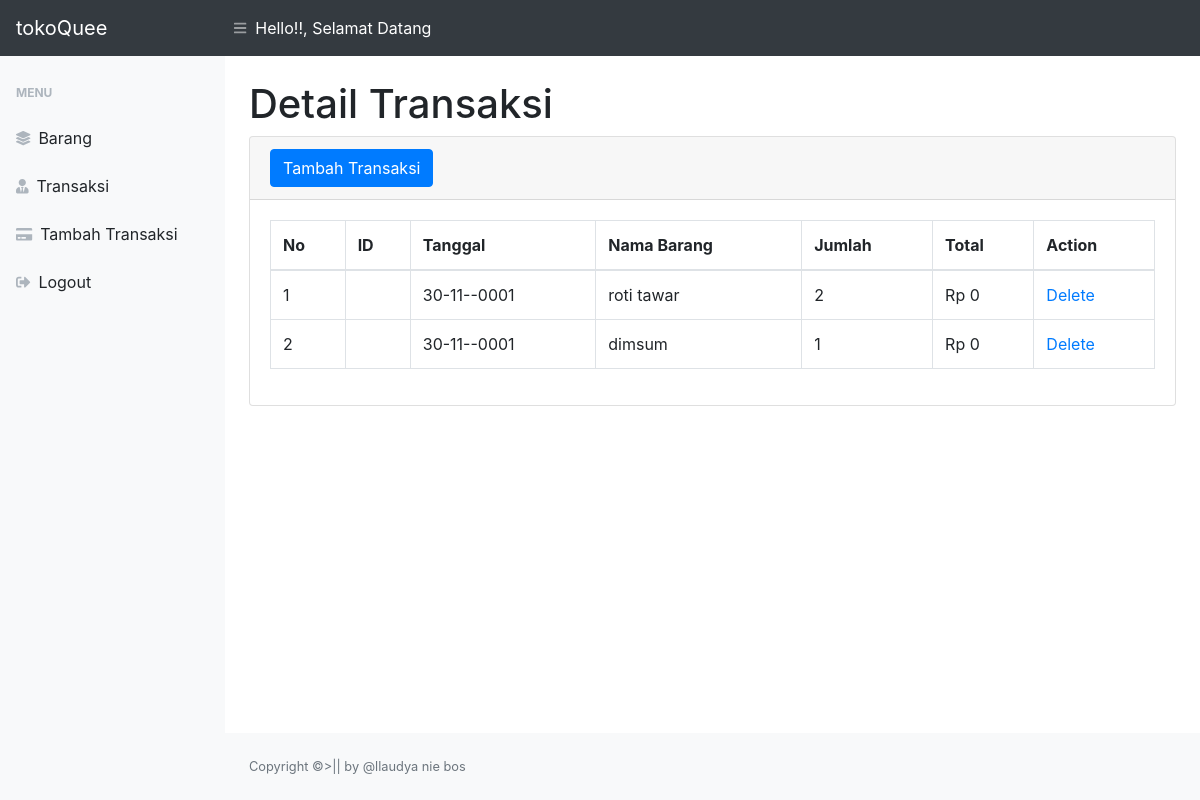
The app's page /dtltransaksi.php, older data.
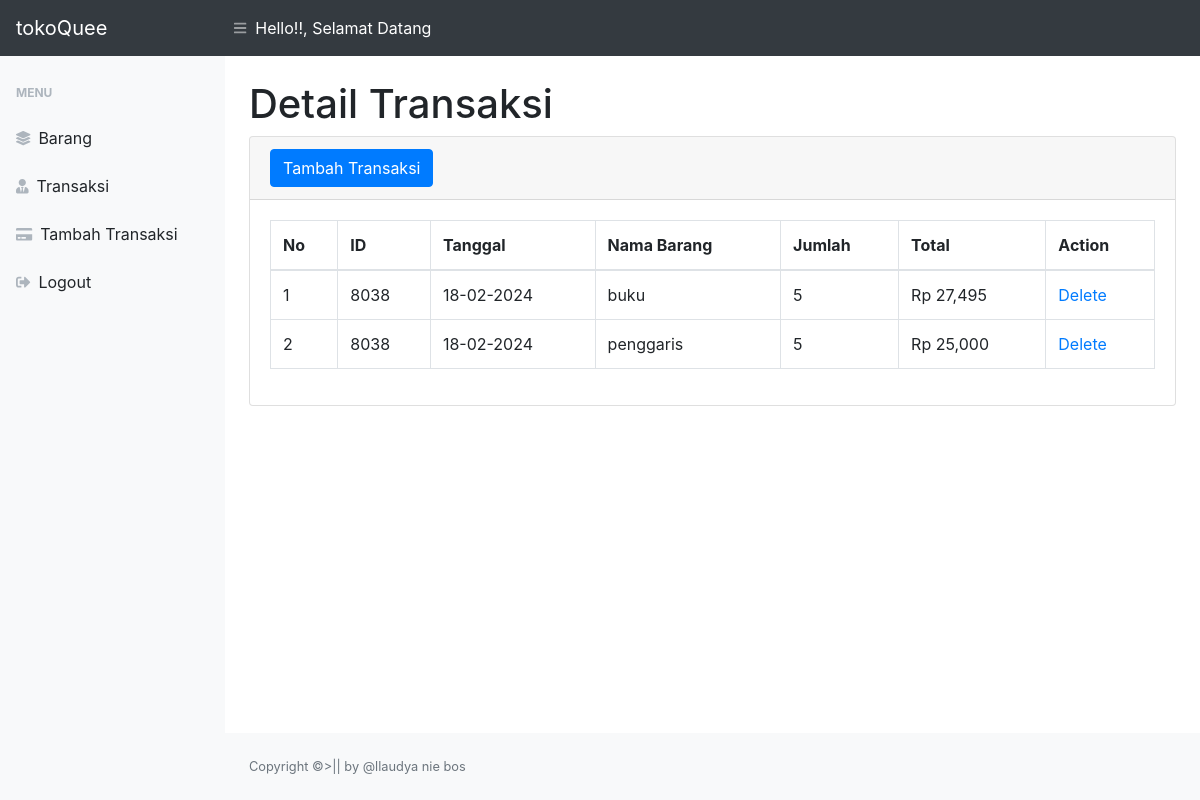
The same page, newer data.
### tables this page shows
CREATE TABLE `dtl_transaksi` (
  `id` int NOT NULL,
  `id_transaksi` int DEFAULT NULL,
  `id_barang` int NOT NULL,
  `tanggal` date NOT NULL,
  `harga` int NOT NULL,
  `jumlah` int NOT NULL,
  `total` int NOT NULL
);

CREATE TABLE `barang` (
  `id_barang` int NOT NULL,
  `nama_barang` varchar(30) NOT NULL,
  `harga` int NOT NULL,
  `stok` int NOT NULL
);

### dtltransaksi.php (the view, shortened to what this page needs)
<?php
require 'function.php';
?>
<!DOCTYPE html>
<html lang="en">
<head>
    <link href="styles.css" rel="stylesheet"/>
    <link href="https://cdn.datatables.net/1.10.20/css/dataTables.bootstrap4.min.css" rel="stylesheet" />
</head>
<body class="sb-nav-fixed">
    <nav class="sb-topnav navbar navbar-expand navbar-dark bg-dark">
        <a class="navbar-brand" href="index.php">tokoQuee</a>
        <button class="btn btn-link btn-sm order-1 order-lg-0" id="sidebarToggle" onclick="opensidenav()"><i class="fas fa-bars"></i></button>
        <a><font color="white">Hello!!, Selamat Datang <?php echo $_SESSION['name']; ?></font></a>
    </nav>
    <div id="layoutSidenav">
        <div id="layoutSidenav_nav">
            <nav class="sb-sidenav accordion sb-sidenav-light" id="sidenavAccordion">
                <div class="sb-sidenav-menu">
                    <div class="nav">
                        <div class="sb-sidenav-menu-heading">Menu</div>
                        <a class="nav-link" href="home.php">
                            <div class="sb-nav-link-icon"><i class="fas fa-layer-group"></i></div>
                            Barang
                        </a>
                        <a class="nav-link" href="transaksi.php">
                            <div class="sb-nav-link-icon"><i class="fas fa-user-tie"></i></div>
                            Transaksi
                        </a>
                        <a class="nav-link" href="tambah_transaksi.php">
                            <div class="sb-nav-link-icon"><i class="fas fa-credit-card"></i></div>
                            Tambah Transaksi
                        </a>
                        <a class="nav-link" href="logout.php">
                            <div class="sb-nav-link-icon"><i class="fas fa-sign-out-alt"></i></div>
                            Logout
                        </a>
                    </div>
                </div>
            </nav>
        </div>
            <div id="layoutSidenav_content">
            <main>
                <div class="container-fluid">
                    <h1 class="mt-4">Detail Transaksi</h1>
                    <div class="card mb-4">
                       <div class="card-header">
                            <button type="button" class="btn btn-primary" data-toggle="modal" data-target="#dtltransaksimodal">
                                Tambah Transaksi
                            </button>
                        </div>
                        <div class="card-body">
                            <div class="table-responsive">
                                <table class="table table-bordered" id="dataTable" width="100%" cellspacing="0">
                                    <thead>
                                        <tr>
                                            <th>No</th>
                                            <th>ID</th>
                                            <th>Tanggal</th>
                                            <th>Nama Barang</th>
                                            <th>Jumlah</th>
                                            <th>Total</th>
                                            <th>Action</th>
                                        </tr>
                                    </thead>
                                    <tbody>
                                        <?php
                                         $get = mysqli_query($conn, "SELECT * FROM dtl_transaksi left join barang on dtl_transaksi.id_barang=barang.id_barang");
                                        $i=1;
                                        while ($p = mysqli_fetch_array($get)) {
                                            $id_transaksi = $p['id_transaksi'];
                                            $tanggal = $p['tanggal'];
                                            $nama_barang = $p['nama_barang'];
                                            $jumlah = $p['jumlah'];
                                            $total = $p['total'];
                                        ?>
                                        <tr>
                                                <td><?= $i++ ?></td>
                                                <td><?= $id_transaksi ?></td>
                                                <td><?= date('d-m-Y', strtotime($tanggal)) ?></td>
                                                <td><?= $nama_barang ?></td>
                                                <td><?= $jumlah ?></td>
                                                <td>Rp <?php echo number_format($total) ?></td>
                                                <td>
                                                     <a href="delete.php?id_transaksi=<?= $p['id_transaksi']; ?>">Delete</a>
                                                </td>
                                        </tr>
                                            <?php
                                        };
                                        ?>
                                    </tbody>
                                </table>
                            </div>
                        </div>
                    </div>
                </div>
            </main>
            <footer class="py-4 bg-light mt-auto">
                <div class="container-fluid">
                    <div class="d-flex align-items-center justify-content-between small">
                        <div class="text-muted">Copyright &copy;>|| by @llaudya nie bos</div>
                    </div>
                </div>
            </footer>
        </div>
    </div>
    </body>
</html>

Row changes from the older to the newer data that the page shows:
removed dtl_transaksi: tanggal "30-11--0001", id_barang.nama_barang "roti tawar", jumlah "2", total "0"
removed dtl_transaksi: tanggal "30-11--0001", id_barang.nama_barang "dimsum", jumlah "1", total "0"
added dtl_transaksi: id_transaksi "8038", tanggal "18-02-2024", id_barang.nama_barang "buku", jumlah "5", total "27,495"
added dtl_transaksi: id_transaksi "8038", tanggal "18-02-2024", id_barang.nama_barang "penggaris", jumlah "5", total "25,000"
